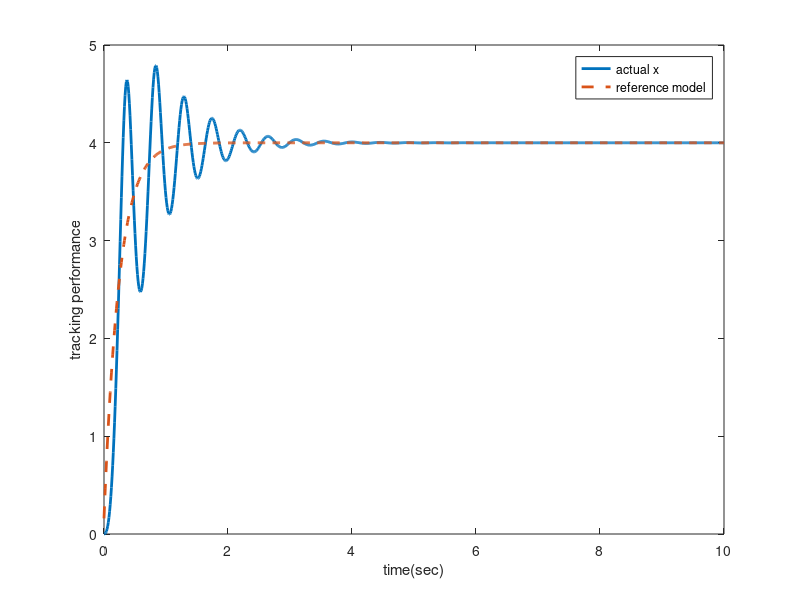
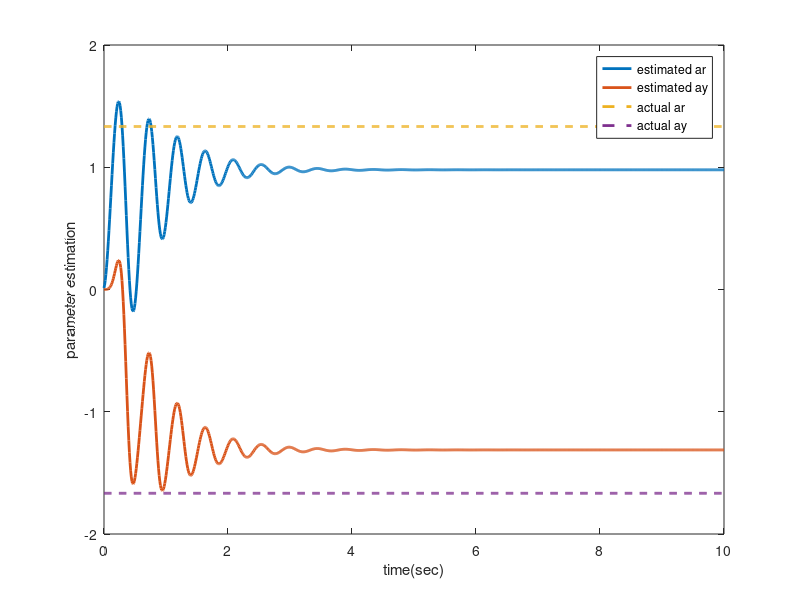
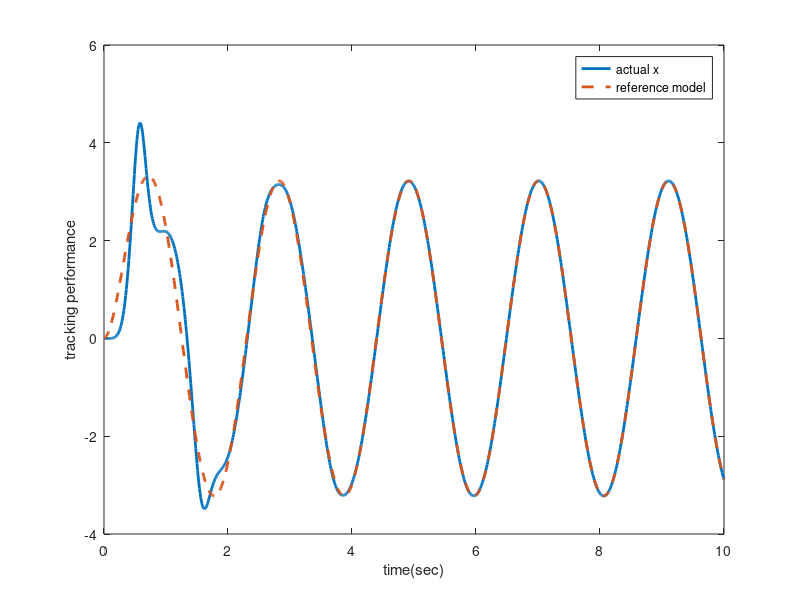
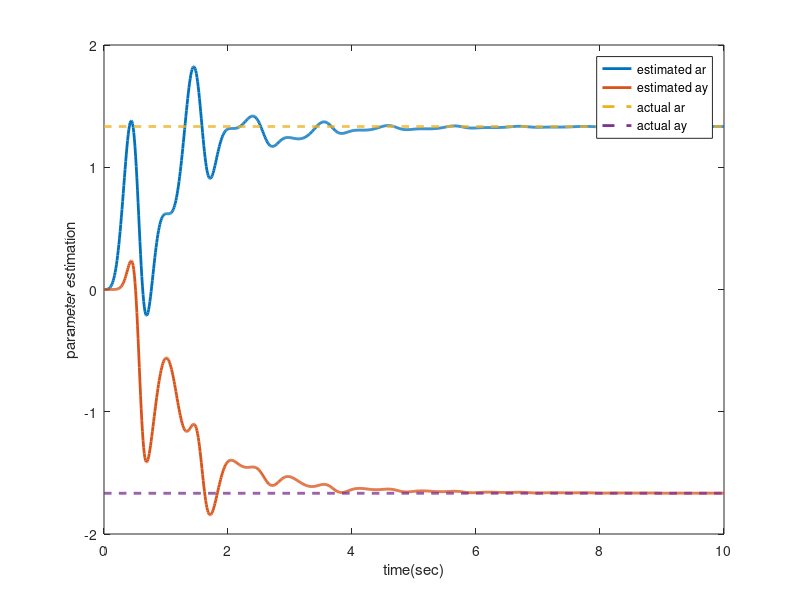

MATLAB code to generate these figures, in order:
% Applied Nonlinear Control. P329. example 8.3: a first order plant
% 20210731
clc
close all
%%
dt = 0.01;
t = 0:dt:10;

gamma = 2;

a_p = -1; b_p = 3;
a_m = 4; b_m = 4;

func_ydot = @(y, u)-a_p*y+b_p*u;
func_xmdot = @(x_m, r)-a_m*x_m+b_m*r;
%% r=4
ar_hat = 0; ay_hat = 0;% intial values of both parameters of the controllers are 0
y = 0; x_m = 0;% initial conditions of the plant and the model are both zero
log_r = []; log_u = []; log_y = []; log_xm = []; log_ahat = []; log_bhat = [];
for i = 1:length(t)
    % x_m
    r = 4;
%     r = 4*sin(3*t(i));
    x_m = x_m + func_xmdot(x_m, r)* dt;
    % u
    u = ar_hat * r+ ay_hat * y;
    % actual state
    y = y + func_ydot(y, u) * dt;
    % update ar_hat and ay_hat
    e = y-x_m;
    ar_hat = ar_hat - gamma * e * r * dt;
    ay_hat = ay_hat - gamma * e * y * dt;
    % log
    log_y = [log_y, y];
    log_xm = [log_xm, x_m];
    log_u = [log_u, u];
    log_r = [log_r r];
    log_ahat = [log_ahat, ar_hat]; 
    log_bhat = [log_bhat, ay_hat]; 
end

% plot
figure(1)
plot(t,log_y(1,:), 'LineWidth',2)
hold on
plot(t,log_xm(1,:),'--','LineWidth',2)
ylabel('tracking performance')
xlabel('time(sec)')
legend('actual x','reference model')

figure(2)
plot(t, log_ahat, 'LineWidth',2);
hold on
plot(t, log_bhat, 'LineWidth',2);
plot(t, b_m/b_p*ones(1,length(t)),'--','LineWidth',2);% 这个真值不是简单的a_p b_p，是要计算过的
plot(t, (a_p-a_m)/b_p*ones(1,length(t)),'--','LineWidth',2);
ylabel('parameter estimation');
xlabel('time(sec)')
legend('estimated ar','estimated ay','actual ar','actual ay')

%% r = 4sin(3t)

ar_hat = 0; ay_hat = 0;% intial values of both parameters of the controllers are 0
y = 0; x_m = 0;% initial conditions of the plant and the model are both zero
log_r = []; log_u = []; log_y = []; log_xm = []; log_ahat = []; log_bhat = [];
for i = 1:length(t)
    % x_m
%     r = 4;
    r = 4*sin(3*t(i));
    x_m = x_m + func_xmdot(x_m, r)* dt;
    % u
    u = ar_hat * r+ ay_hat * y;
    % actual state
    y = y + func_ydot(y, u) * dt;
    % update ar_hat and ay_hat
    e = y-x_m;
    ar_hat = ar_hat - gamma * e * r * dt;
    ay_hat = ay_hat - gamma * e * y * dt;
    % log
    log_y = [log_y, y];
    log_xm = [log_xm, x_m];
    log_u = [log_u, u];
    log_r = [log_r r];
    log_ahat = [log_ahat, ar_hat]; 
    log_bhat = [log_bhat, ay_hat]; 
end

% plot
figure(3)
plot(t,log_y(1,:), 'LineWidth',2)
hold on
plot(t,log_xm(1,:),'--','LineWidth',2)
ylabel('tracking performance')
xlabel('time(sec)')
legend('actual x','reference model')

figure(4)
plot(t, log_ahat, 'LineWidth',2);
hold on
plot(t, log_bhat, 'LineWidth',2);
plot(t, b_m/b_p*ones(1,length(t)),'--','LineWidth',2);
plot(t, (a_p-a_m)/b_p*ones(1,length(t)),'--','LineWidth',2);
ylabel('parameter estimation');
xlabel('time(sec)')
legend('estimated ar','estimated ay','actual ar','actual ay')